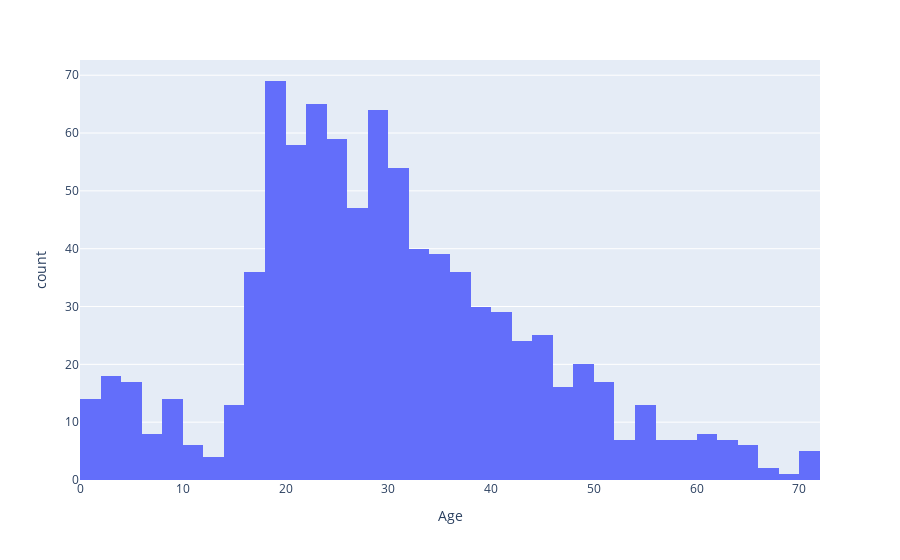

Notebook source saved alongside this figure:
### Code cell
fig = px.histogram(data, x="Age")
fig.show()

### Figure 1 — Plotly figure (JSON) as saved in the notebook; plotly's stock layout.template omitted (floating-point values rounded to 4 significant figures; data arrays with more than 128 entries replaced by an {"elided": "..."} marker saying what was removed)
{"data": [{"alignmentgroup": "True", "bingroup": "x", "hovertemplate": "Age=%{x}<br>count=%{y}<extra></extra>", "legendgroup": "", "marker": {"color": "#636efa", "pattern": {"shape": ""}}, "name": "", "offsetgroup": "", "orientation": "v", "showlegend": false, "type": "histogram", "x": {"elided": "885 float values"}, "xaxis": "x", "yaxis": "y"}], "layout": {"barmode": "relative", "legend": {"tracegroupgap": 0}, "margin": {"t": 60}, "xaxis": {"anchor": "y", "domain": [0, 1], "title": {"text": "Age"}}, "yaxis": {"anchor": "x", "domain": [0, 1], "title": {"text": "count"}}}}
